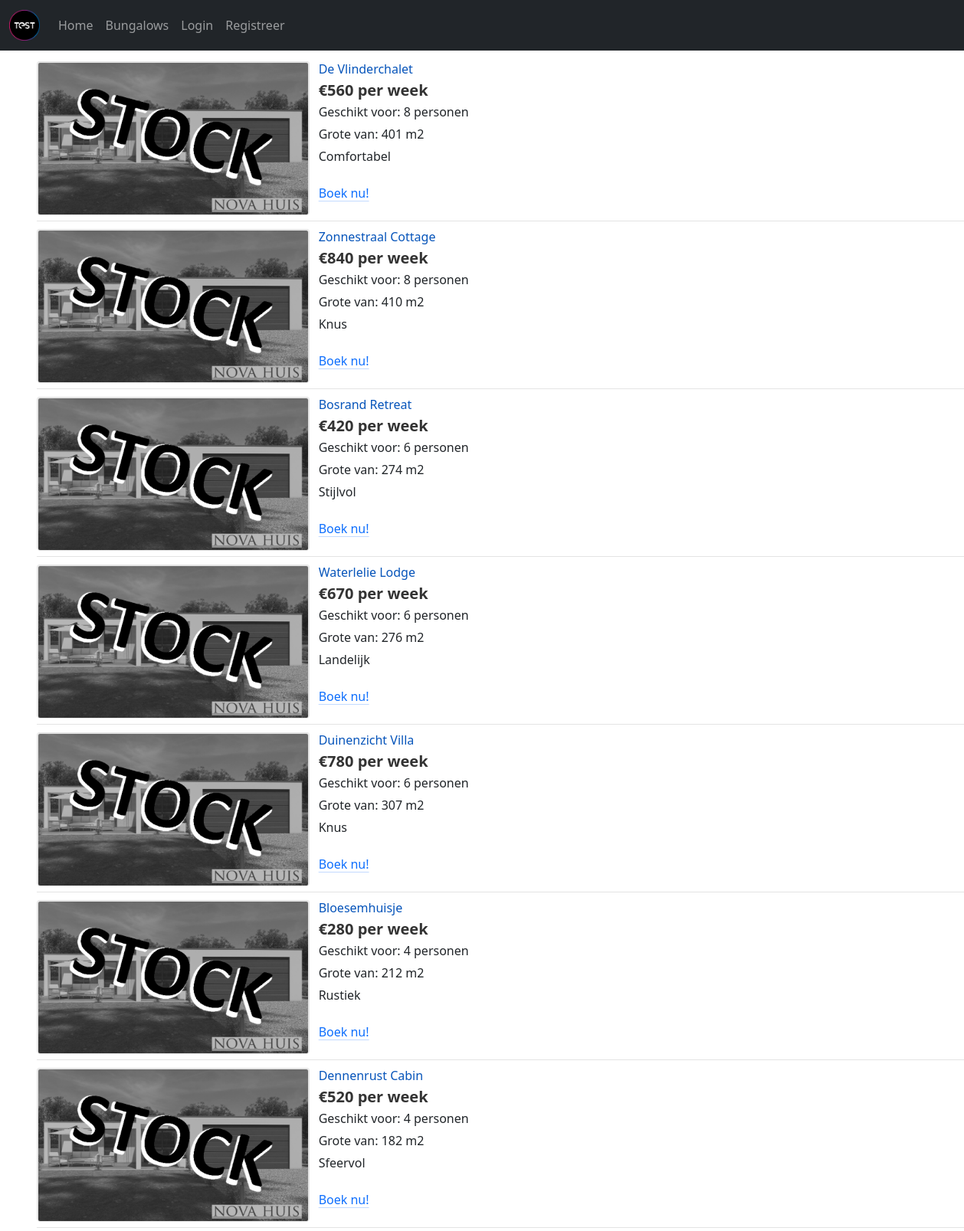
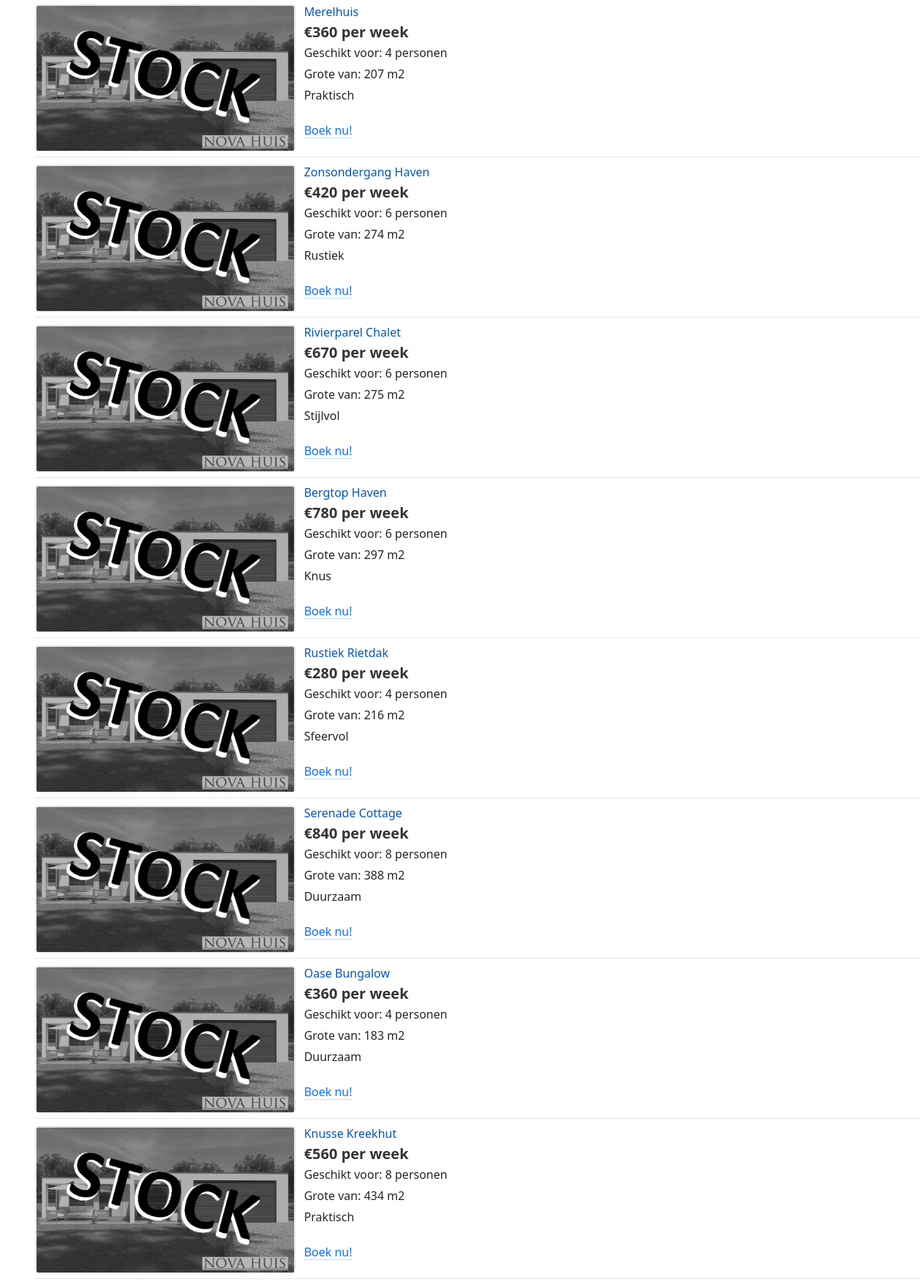
The page /bungalows (upper part) on the database its author committed (2 pictures, top to bottom).
### Project/models.py (models this page shows, shortened)
class BungalowData(db.Model):
    __tablename__ = 'BungalowData'
    id = db.Column(db.Integer, primary_key=True)
    naam = db.Column(db.String(64))
    type_id = db.Column(db.Integer, db.ForeignKey("BungalowTypes.id"))

class BungalowTypes(db.Model):
    __tablename__ = 'BungalowTypes'
    id = db.Column(db.Integer, primary_key=True)
    aantal = db.Column(db.Integer)
    prijs = db.Column(db.Integer)

### app.py (the view)
@app.route('/bungalows', methods=["GET"])
def bungalows():
    bungalow_lijst: list = []
    bungalow = db.session.query(BungalowData, BungalowTypes).join(BungalowTypes).all()
    if not bungalow:
        populate()
        flash("De database is weer gevuld, herlaad de pagina als je niks ziet!", "error")
        redirect(url_for("bungalows"))
    for data, types in bungalow:
        bungalow_dat = {"img": "/static/img/stock.png", "title": data.naam, "prijs": types.prijs,
                        "aantal_pers": types.aantal, "grote": randint(types.aantal * 45, types.aantal * 55),
                        "opmerking": choice(["Knus", "Sfeervol", "Comfortabel", "Rustiek", "Modern", "Landelijk",
                                             "Praktisch", "Gezellig", "Stijlvol", "Duurzaam"]), "id": data.id}
        bungalow_lijst.append(bungalow_dat)
    return render_template("booking/bungalows.html", bungalow_data=bungalow_lijst)

### Project/templates/booking/bungalows.html (shortened to what this page needs)
{% extends "base.html" %}
{% block css %}
<link href="/static/css/style.css" rel="stylesheet">
<link href="/static/css/booking.css" rel="stylesheet">
{% endblock %}
{% block content %}
{% include 'attributes/navbar.html' %}
<div id="main">
    {% for bungalow in bungalow_data %}
    <div class="product">
        <div class="product_img"><img src="{{ bungalow.img }}"></div>
        <div class="product_content">
            <div class="product_title"><a href="/boek/{{ bungalow.id }}">{{ bungalow.title }}</a></div>
            <div class="product_info">
                <div class="product_price">€{{ bungalow.prijs }} per week</div>
                <div class="product_info">Geschikt voor: {{ bungalow.aantal_pers }} personen</div>
                <div class="product_info">Grote van: {{ bungalow.grote }} m2</div>
                <div class="product_info">{{ bungalow.opmerking }}</div>
            </div>
            <div class="booking_button"><br>
                <a href="/boek/{{ bungalow.id }}" class="link-primary link-offset-2 link-underline-opacity-25 link-underline-opacity-100-hover">Boek nu!</a>
            </div>
        </div>
    </div>
    {% endfor %}
</div>
{% include 'attributes/footer.html' %}
{% endblock %}

### Project/templates/base.html (shortened to what this page needs)
<!DOCTYPE html>
<html lang="nl">
<head>
    {% block css %}{% endblock %}
    <link href="https://cdn.jsdelivr.net/npm/bootstrap@5.3.2/dist/css/bootstrap.min.css"
 rel="stylesheet">
</head>
<body>
{% block content %}{% endblock %}
</body>
</html>

### Project/templates/attributes/navbar.html (shortened to what this page needs)
<nav class="navbar navbar-expand-sm bg-dark navbar-dark fixed-top">
    <div class="container-fluid">
        <a class="navbar-brand" href="/"><img id="nav-logo" src="/static/img/logo.png"></a>
        <div class="collapse navbar-collapse" id="mynavbar">
            <ul class="navbar-nav me-auto">
                <li class="nav-item">
                    <a class="nav-link" href="/">Home</a>
                </li>
                <li class="nav-item">
                    <a class="nav-link" href="/bungalows">Bungalows</a>
                </li>
                {% if current_user.is_authenticated %}
                <li class="nav-item">
                    <a class="nav-link" href="{{ url_for('boekingen') }}">Mijn Boekingen</a>
                </li>
                <li class="nav-item">
                    <a class="nav-link" href="{{ url_for('logout') }}">Uitloggen</a>
                </li>
                {% else %}
                <li class="nav-item">
                    <a class="nav-link" href="{{ url_for('login') }}">Login</a>
                </li>
                <li class="nav-item">
                    <a class="nav-link" href="{{ url_for('register') }}">Registreer</a>
                </li>
                {% endif %}
            </ul>
        </div>
    </div>
</nav>

### Project/templates/attributes/footer.html (shortened to what this page needs)
{% block bootstrap %}
<link href="/static/css/footer.css" rel="stylesheet">
{% endblock %}

### Project/static/css/style.css (style rules this page uses)
body { font-family: 'Alegreya Sans', sans-serif; }
#main { margin-top:80px; min-height:65vh; height: auto; }
#nav-logo { height: 40px; width: 40px; }

### Project/static/css/booking.css (style rules this page uses)
*, html { padding: 0; margin: 0; }
body { padding: 0; margin: 0; background: #fff; color: #000; font-size: 15px; font-family: Arial; }
.product { display: flex; margin-left: 48px; width: 100%; padding-bottom: 8px; margin-bottom:10px; border-bottom: 1px solid #e4e4e4; }
.product_content { margin-left: 12px; width: 552px; text-align: left; }
.product_img { width: auto; height: 200px; border-radius: 3px; border: 1px solid #e4e4e4; }
.product_img img { width: auto; height: 200px; border-radius: 3px; border: 1px solid #e4e4e4; }
.product_title { margin-top: -2px; text-align: left; color: #0654ba; }
.product_title a { font-weight: normal; font-size: 16px; color: #0654ba; text-decoration: none; }
.product_info { margin-top: 5px; width: 275px; height: auto; background: #fff; }
.product_price { font-size: 20px; font-weight: bold; color: #333; line-height: 1.1; }

### rows shown on the page
BungalowData: title "De Vlinderchalet", prijs "560", aantal_pers "8", grote "401", opmerking "Comfortabel"
BungalowData: title "Zonnestraal Cottage", prijs "840", aantal_pers "8", grote "410", opmerking "Knus"
BungalowData: title "Bosrand Retreat", prijs "420", aantal_pers "6", grote "274", opmerking "Stijlvol"
BungalowData: title "Waterlelie Lodge", prijs "670", aantal_pers "6", grote "276", opmerking "Landelijk"
BungalowData: title "Duinenzicht Villa", prijs "780", aantal_pers "6", grote "307", opmerking "Knus"
BungalowData: title "Bloesemhuisje", prijs "280", aantal_pers "4", grote "212", opmerking "Rustiek"
BungalowData: title "Dennenrust Cabin", prijs "520", aantal_pers "4", grote "182", opmerking "Sfeervol"
BungalowData: title "Merelhuis", prijs "360", aantal_pers "4", grote "207", opmerking "Praktisch"
BungalowData: title "Zonsondergang Haven"
BungalowTypes: prijs "420"
BungalowData: title "Rivierparel Chalet"
BungalowTypes: prijs "670"
BungalowData: title "Bergtop Haven"
BungalowTypes: prijs "780"
BungalowData: title "Rustiek Rietdak"
BungalowTypes: prijs "280"
BungalowData: title "Serenade Cottage"
BungalowTypes: prijs "840"
BungalowData: title "Oase Bungalow"
BungalowTypes: prijs "360"
BungalowData: title "Knusse Kreekhut"
BungalowTypes: prijs "560"

### other values the page prints
{{ bungalow.aantal_pers }} "6" "6" "6" "4" "8" "4" "8"
{{ bungalow.grote }} "274" "275" "297" "216" "388" "183" "434"
{{ bungalow.opmerking }} "Rustiek" "Stijlvol" "Knus" "Sfeervol" "Duurzaam" "Duurzaam" "Praktisch"
